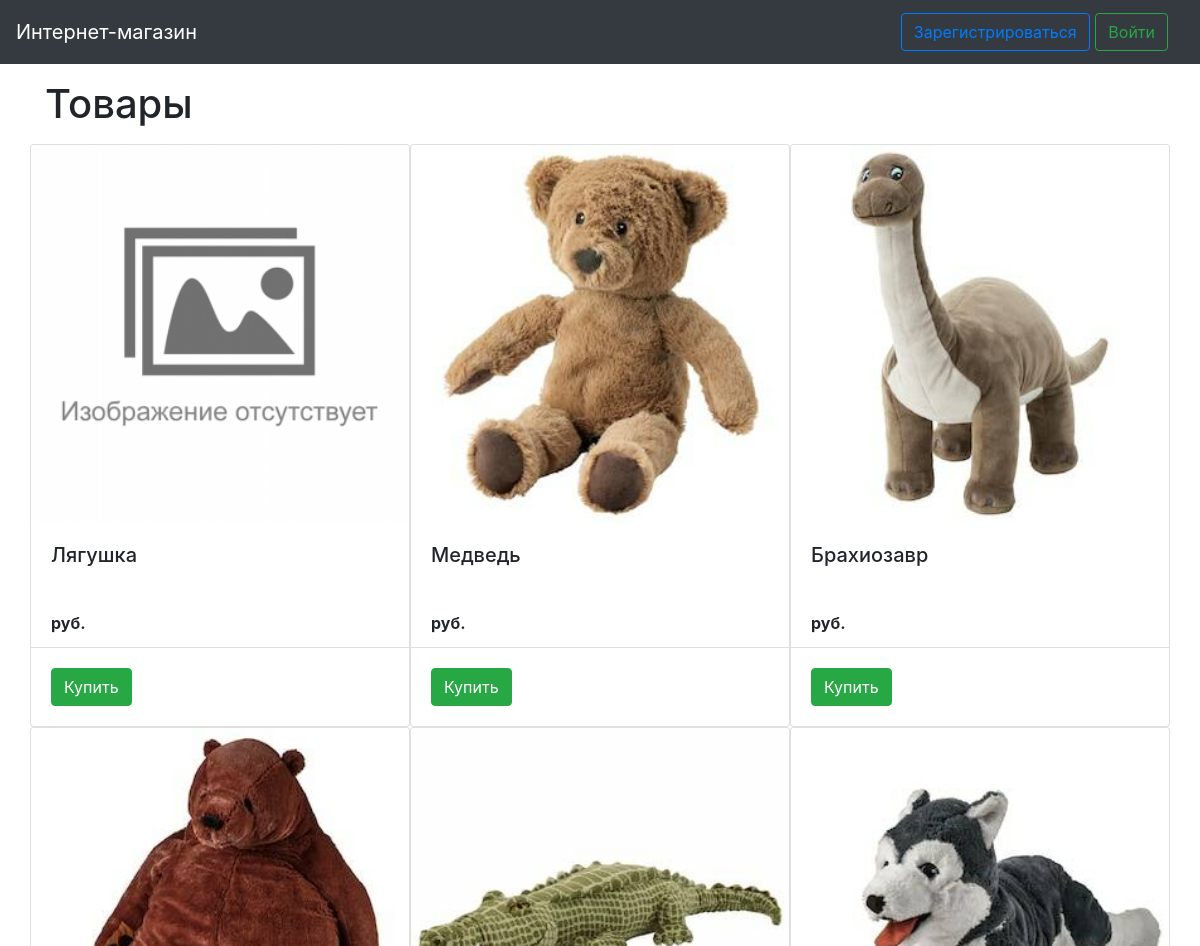
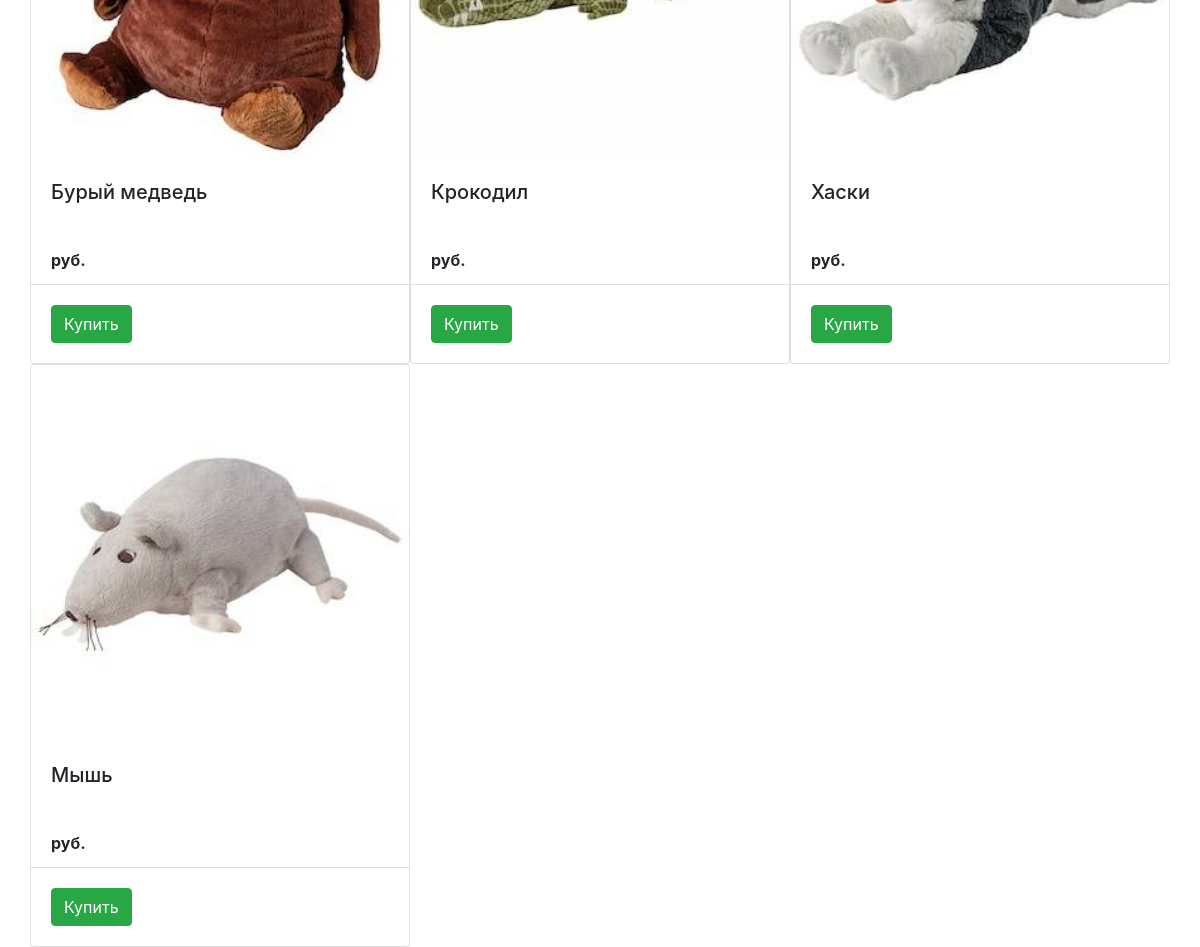
The page / on the database its author committed (2 pictures, top to bottom).
### data/products.py (models this page shows)
class Product(SqlAlchemyBase):
    __tablename__ = 'products'
    id = sqlalchemy.Column(sqlalchemy.Integer,
                           primary_key=True, autoincrement=True)
    title = sqlalchemy.Column(sqlalchemy.String,
                              nullable=True)
    image = sqlalchemy.Column(sqlalchemy.String,
                              nullable=True)

### main.py (the view)
@app.route("/")
def index():
    db_sess = db_session.create_session()
    products = db_sess.query(Product).filter()
    return render_template("index.html", products=products, title='Интернет-магазин')

### data/db_session.py (called while the page is built)
def create_session() -> Session:
    global __factory
    return __factory()

### templates/index.html (shortened to what this page needs)
{% extends "base.html" %}
{% block content %}
    <h1>Товары</h1>
    {% if not current_user.is_authenticated %}
        <div class="row row-cols-1 row-cols-md-3 g-4">
            {% for item in products %}
                <div class="card" style="width: 18rem;">
                    {% if not item.image %}
                        <img src="static\images\no-photo.png" class="card-img-top" alt="...">
                    {% else %}
                        <img src=" {{ item.image }} " class="card-img-top" alt="...">
                    {% endif %}
                    <div class="card-body">
                        <h5 class="card-title">{{ item.title }}</h5>
                    </div>
                    <ul class="list-group list-group-flush">
                        <li class="list-group-item"> <b> {{ item.price }} руб. </b></li>
                    </ul>
                    <div class="card-body">
                        <a href="" class="btn btn-success">Купить</a>
                    </div>
                </div>
            {% endfor %}
        </div>
    {% endif %}
{% endblock %}

### templates/base.html (shortened to what this page needs)
<!doctype html>
<html lang="en">
    <head>
        <link rel="stylesheet"
            href="https://stackpath.bootstrapcdn.com/bootstrap/4.4.1/css/bootstrap.min.css"
>
    </head>
    <body>
        <header>
            <nav class="navbar navbar-dark bg-dark">
                <a class="navbar-brand" href="/">Интернет-магазин</a>
                <div class="navbar-brand">
                    {% if current_user.is_authenticated %}
                        <a href="/add_product" class="btn btn-info">Добавить товар</a>
                        <a href="/logout" class="btn btn-danger">Выход</a>
                    {% else %}
                        <a class="btn btn-outline-primary" href="/registration">Зарегистрироваться</a>
                        <a class="btn btn-outline-success" href="/login">Войти</a>
                    {% endif %}
                </div>
            </nav>
        </header>
        <main role="main" class="container">
            {% block content %}{% endblock %}
        </main>
    </body>
</html>

### rows shown on the page
Product: title "Лягушка"
Product: shows a picture, title "Медведь"
Product: shows a picture, title "Брахиозавр"
Product: shows a picture, title "Бурый медведь"
Product: shows a picture, title "Крокодил"
Product: shows a picture, title "Хаски"
Product: shows a picture, title "Мышь"
